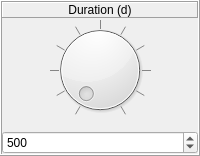
             <widget class="QFrame" name="frame_Duration">
              <property name="sizePolicy">
               <sizepolicy hsizetype="Preferred" vsizetype="Preferred">
                <horstretch>0</horstretch>
                <verstretch>0</verstretch>
               </sizepolicy>
              </property>
              <property name="minimumSize">
               <size>
                <width>50</width>
                <height>100</height>
               </size>
              </property>
              <property name="frameShape">
               <enum>QFrame::Box</enum>
              </property>
              <property name="frameShadow">
               <enum>QFrame::Raised</enum>
              </property>
              <layout class="QVBoxLayout" name="verticalLayout_24">
               <property name="spacing">
                <number>2</number>
               </property>
               <property name="sizeConstraint">
                <enum>QLayout::SetMaximumSize</enum>
               </property>
               <property name="leftMargin">
                <number>0</number>
               </property>
               <property name="topMargin">
                <number>0</number>
               </property>
               <property name="rightMargin">
                <number>0</number>
               </property>
               <property name="bottomMargin">
                <number>0</number>
               </property>
               <item>
                <widget class="QFrame" name="frame_Label_Duration">
                 <property name="frameShape">
                  <enum>QFrame::NoFrame</enum>
                 </property>
                 <property name="frameShadow">
                  <enum>QFrame::Raised</enum>
                 </property>
                 <layout class="QVBoxLayout" name="verticalLayout_25">
                  <property name="leftMargin">
                   <number>0</number>
                  </property>
                  <property name="topMargin">
                   <number>0</number>
                  </property>
                  <property name="rightMargin">
                   <number>0</number>
                  </property>
                  <property name="bottomMargin">
                   <number>0</number>
                  </property>
                  <item>
                   <widget class="QLabel" name="label_Duration">
                    <property name="font">
                     <font>
                      <pointsize>9</pointsize>
                     </font>
                    </property>
                    <property name="autoFillBackground">
                     <bool>false</bool>
                    </property>
                    <property name="frameShape">
                     <enum>QFrame::Panel</enum>
                    </property>
                    <property name="frameShadow">
                     <enum>QFrame::Raised</enum>
                    </property>
                    <property name="text">
                     <string>Duration (d)</string>
                    </property>
                    <property name="alignment">
                     <set>Qt::AlignCenter</set>
                    </property>
                   </widget>
                  </item>
                 </layout>
                </widget>
               </item>
               <item>
                <widget class="QFrame" name="frame_Dial_Duration">
                 <property name="sizePolicy">
                  <sizepolicy hsizetype="Preferred" vsizetype="Preferred">
                   <horstretch>0</horstretch>
                   <verstretch>0</verstretch>
                  </sizepolicy>
                 </property>
                 <property name="frameShape">
                  <enum>QFrame::NoFrame</enum>
                 </property>
                 <property name="frameShadow">
                  <enum>QFrame::Raised</enum>
                 </property>
                 <layout class="QVBoxLayout" name="verticalLayout_26">
                  <property name="leftMargin">
                   <number>0</number>
                  </property>
                  <property name="topMargin">
                   <number>0</number>
                  </property>
                  <property name="rightMargin">
                   <number>0</number>
                  </property>
                  <item>
                   <widget class="QDial" name="dial_Duration">
                    <property name="sizePolicy">
                     <sizepolicy hsizetype="Preferred" vsizetype="Preferred">
                      <horstretch>0</horstretch>
                      <verstretch>0</verstretch>
                     </sizepolicy>
                    </property>
                    <property name="cursor">
                     <cursorShape>OpenHandCursor</cursorShape>
                    </property>
                    <property name="minimum">
                     <number>1</number>
                    </property>
                    <property name="maximum">
                     <number>5000</number>
                    </property>
                    <property name="singleStep">
                     <number>10</number>
                    </property>
                    <property name="pageStep">
                     <number>100</number>
                    </property>
                    <property name="value">
                     <number>1</number>
                    </property>
                    <property name="tracking">
                     <bool>true</bool>
                    </property>
                    <property name="orientation">
                     <enum>Qt::Horizontal</enum>
                    </property>
                    <property name="invertedAppearance">
                     <bool>false</bool>
                    </property>
                    <property name="invertedControls">
                     <bool>false</bool>
                    </property>
                    <property name="wrapping">
                     <bool>false</bool>
                    </property>
                    <property name="notchTarget">
                     <double>10.000000000000000</double>
                    </property>
                    <property name="notchesVisible">
                     <bool>true</bool>
                    </property>
                   </widget>
                  </item>
                 </layout>
                </widget>
               </item>
               <item>
                <widget class="QDoubleSpinBox" name="doubleSpinBox_Duration">
                 <property name="sizePolicy">
                  <sizepolicy hsizetype="Preferred" vsizetype="Preferred">
                   <horstretch>0</horstretch>
                   <verstretch>0</verstretch>
                  </sizepolicy>
                 </property>
                 <property name="font">
                  <font>
                   <pointsize>9</pointsize>
                  </font>
                 </property>
                 <property name="wrapping">
                  <bool>false</bool>
                 </property>
                 <property name="frame">
                  <bool>true</bool>
                 </property>
                 <property name="buttonSymbols">
                  <enum>QAbstractSpinBox::UpDownArrows</enum>
                 </property>
                 <property name="accelerated">
                  <bool>true</bool>
                 </property>
                 <property name="keyboardTracking">
                  <bool>false</bool>
                 </property>
                 <property name="showGroupSeparator" stdset="0">
                  <bool>false</bool>
                 </property>
                 <property name="decimals">
                  <number>0</number>
                 </property>
                 <property name="minimum">
                  <double>1.000000000000000</double>
                 </property>
                 <property name="maximum">
                  <double>5000.000000000000000</double>
                 </property>
                 <property name="singleStep">
                  <double>10.000000000000000</double>
                 </property>
                 <property name="value">
                  <double>500.000000000000000</double>
                 </property>
                </widget>
               </item>
              </layout>
             </widget>
